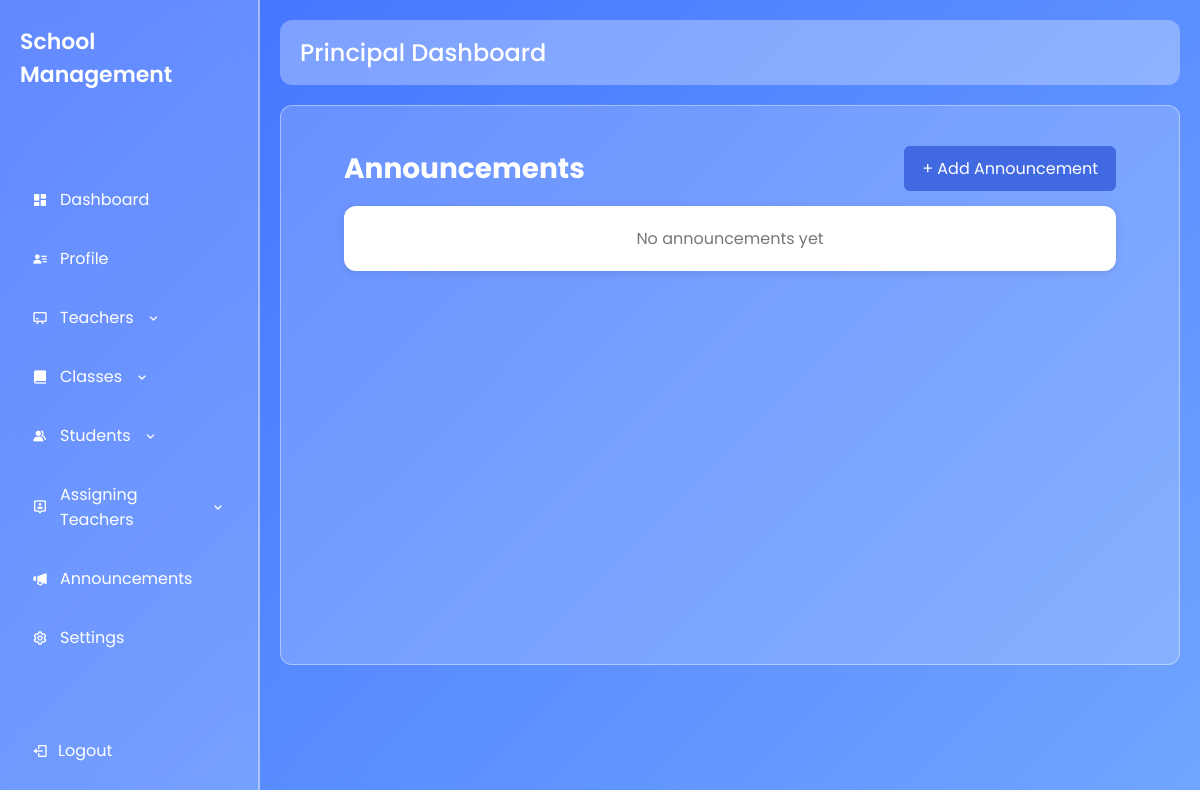
/principal_announcements/, run on an earlier commit of the app's database.
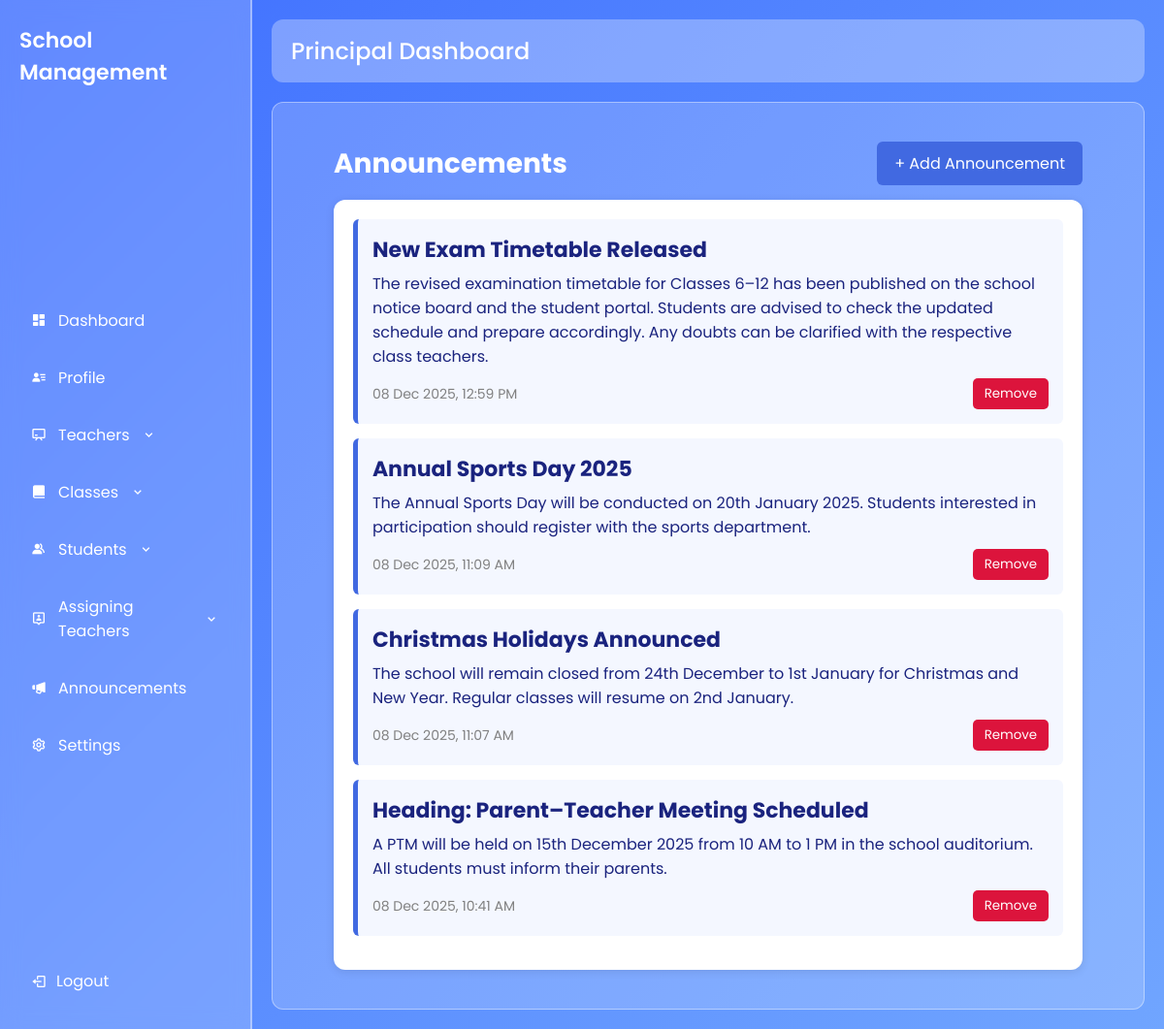
And on a later commit of the database.
### dashboard/models.py (models this page shows, shortened)
class Announcement(models.Model):
    title = models.CharField(max_length=200)
    message = models.TextField()
    created_at = models.DateTimeField(auto_now_add=True)
    created_by = models.CharField(max_length=100)  # optional: store "principal"

### dashboard/views.py (the view, shortened to what this page needs)
# urls.py: path('principal_announcements/',principal_announcements,name='principal_announcements'),
def principal_announcements(request):
    announcements = Announcement.objects.order_by("-created_at")
    return render(request, "principal/principal_announcements.html", {
        "announcements": announcements
    })

### dashboard/templates/principal/principal_announcements.html (shortened to what this page needs)
{% extends "principal/principal.html" %}
{% load static %}
{% block extra_css %}
<link rel="stylesheet" href="{% static 'css/principal_dashboard/principal_announcements.css' %}?v=2">
{% endblock %}
{% block content %}
<div class="announcement-wrapper">
    <div class="top-bar">
        <h2>Announcements</h2>
        <button class="add-btn" id="openPopup">+ Add Announcement</button>
    </div>
    <div class="announcement-box">
        {% for a in announcements %}
        <div class="announcement-card" id="ann_{{ a.id }}">
        <div class="ann-header">{{ a.title }}</div>
        <div class="ann-details">{{ a.message }}</div>
        <div class="ann-footer">
            <span class="ann-date">
                {{ a.created_at|date:"d M Y, h:i A" }}
            </span>
            <button class="remove-btn" onclick="removeAnnouncement(a.id )">Remove</button>
        </div>
    </div>
        {% empty %}
        <p class="no-announcement">No announcements yet</p>
        {% endfor %}
    </div>
</div>
{% endblock %}

What changed in the data, as far as the page shows it:
added Announcement: title "New Exam Timetable Released", message "The revised examination timetable for Classes 6–12 has been published on the school notice board and the student portal. Students are advised to check the updated schedule and prepare accordingly. Any doubts can be clarified with the respective class teachers.", created_at "08 Dec 2025, 12:59 PM"
added Announcement: title "Annual Sports Day 2025", message "The Annual Sports Day will be conducted on 20th January 2025. Students interested in participation should register with the sports department.", created_at "08 Dec 2025, 11:09 AM"
added Announcement: title "Christmas Holidays Announced", message "The school will remain closed from 24th December to 1st January for Christmas and New Year. Regular classes will resume on 2nd January.", created_at "08 Dec 2025, 11:07 AM"
added Announcement: title "Heading: Parent–Teacher Meeting Scheduled", message "A PTM will be held on 15th December 2025 from 10 AM to 1 PM in the school auditorium. All students must inform their parents.", created_at "08 Dec 2025, 10:41 AM"
Also different on the page:
text no longer shown: "No announcements yet"
